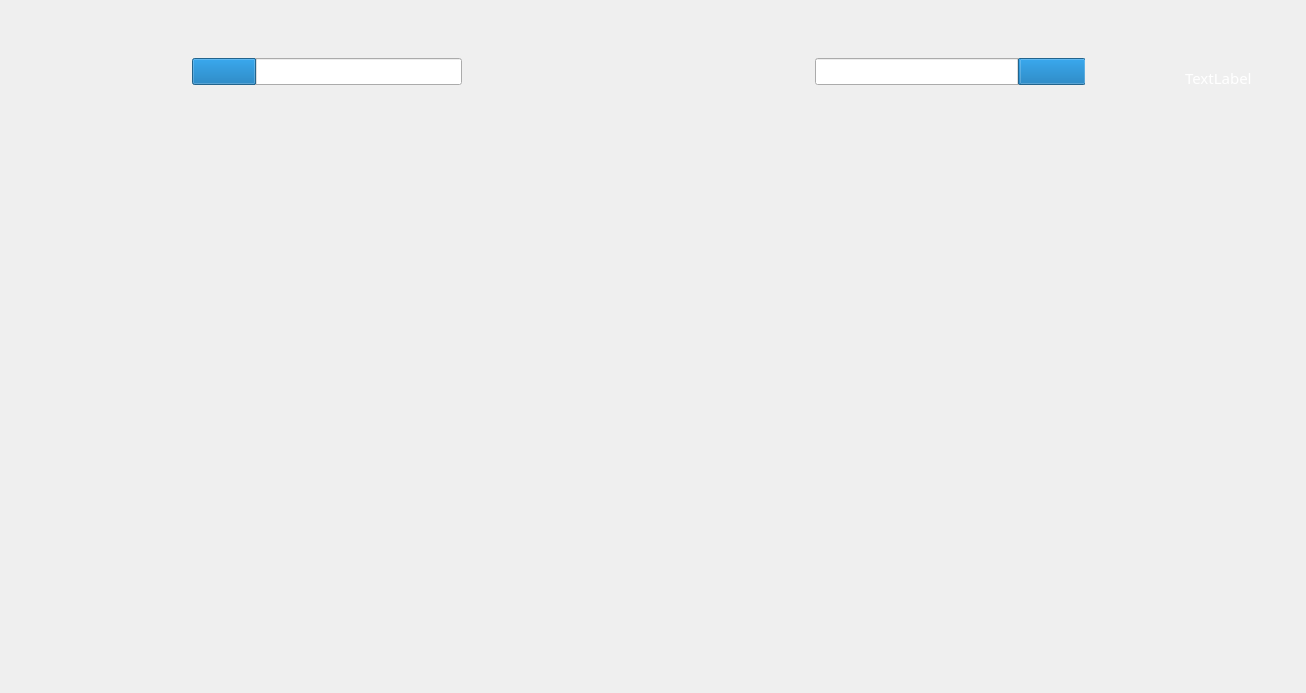
<?xml version="1.0" encoding="UTF-8"?>
<ui version="4.0">
 <class>FightWidget</class>
 <widget class="QWidget" name="FightWidget">
  <property name="geometry">
   <rect>
    <x>0</x>
    <y>0</y>
    <width>1306</width>
    <height>693</height>
   </rect>
  </property>
  <property name="palette">
   <palette>
    <active>
     <colorrole role="WindowText">
      <brush brushstyle="SolidPattern">
       <color alpha="255">
        <red>255</red>
        <green>255</green>
        <blue>255</blue>
       </color>
      </brush>
     </colorrole>
    </active>
    <inactive>
     <colorrole role="WindowText">
      <brush brushstyle="SolidPattern">
       <color alpha="255">
        <red>255</red>
        <green>255</green>
        <blue>255</blue>
       </color>
      </brush>
     </colorrole>
    </inactive>
    <disabled>
     <colorrole role="WindowText">
      <brush brushstyle="SolidPattern">
       <color alpha="255">
        <red>120</red>
        <green>120</green>
        <blue>120</blue>
       </color>
      </brush>
     </colorrole>
    </disabled>
   </palette>
  </property>
  <property name="windowTitle">
   <string>Form</string>
  </property>
  <widget class="QLabel" name="label">
   <property name="geometry">
    <rect>
     <x>50</x>
     <y>180</y>
     <width>68</width>
     <height>15</height>
    </rect>
   </property>
   <property name="text">
    <string/>
   </property>
  </widget>
  <widget class="QLabel" name="label_2">
   <property name="geometry">
    <rect>
     <x>800</x>
     <y>180</y>
     <width>68</width>
     <height>15</height>
    </rect>
   </property>
   <property name="text">
    <string/>
   </property>
  </widget>
  <widget class="QLabel" name="label_3">
   <property name="geometry">
    <rect>
     <x>140</x>
     <y>90</y>
     <width>101</width>
     <height>21</height>
    </rect>
   </property>
   <property name="palette">
    <palette>
     <active>
      <colorrole role="WindowText">
       <brush brushstyle="SolidPattern">
        <color alpha="255">
         <red>255</red>
         <green>255</green>
         <blue>255</blue>
        </color>
       </brush>
      </colorrole>
      <colorrole role="Text">
       <brush brushstyle="SolidPattern">
        <color alpha="255">
         <red>255</red>
         <green>255</green>
         <blue>255</blue>
        </color>
       </brush>
      </colorrole>
      <colorrole role="PlaceholderText">
       <brush brushstyle="SolidPattern">
        <color alpha="128">
         <red>255</red>
         <green>255</green>
         <blue>255</blue>
        </color>
       </brush>
      </colorrole>
     </active>
     <inactive>
      <colorrole role="WindowText">
       <brush brushstyle="SolidPattern">
        <color alpha="255">
         <red>255</red>
         <green>255</green>
         <blue>255</blue>
        </color>
       </brush>
      </colorrole>
      <colorrole role="Text">
       <brush brushstyle="SolidPattern">
        <color alpha="255">
         <red>255</red>
         <green>255</green>
         <blue>255</blue>
        </color>
       </brush>
      </colorrole>
      <colorrole role="PlaceholderText">
       <brush brushstyle="SolidPattern">
        <color alpha="128">
         <red>255</red>
         <green>255</green>
         <blue>255</blue>
        </color>
       </brush>
      </colorrole>
     </inactive>
     <disabled>
      <colorrole role="WindowText">
       <brush brushstyle="SolidPattern">
        <color alpha="255">
         <red>120</red>
         <green>120</green>
         <blue>120</blue>
        </color>
       </brush>
      </colorrole>
      <colorrole role="Text">
       <brush brushstyle="SolidPattern">
        <color alpha="255">
         <red>120</red>
         <green>120</green>
         <blue>120</blue>
        </color>
       </brush>
      </colorrole>
      <colorrole role="PlaceholderText">
       <brush brushstyle="SolidPattern">
        <color alpha="128">
         <red>0</red>
         <green>0</green>
         <blue>0</blue>
        </color>
       </brush>
      </colorrole>
     </disabled>
    </palette>
   </property>
   <property name="font">
    <font>
     <family>微软雅黑</family>
     <pointsize>11</pointsize>
    </font>
   </property>
   <property name="text">
    <string/>
   </property>
   <property name="alignment">
    <set>Qt::AlignCenter</set>
   </property>
  </widget>
  <widget class="QLabel" name="label_4">
   <property name="geometry">
    <rect>
     <x>1057</x>
     <y>90</y>
     <width>91</width>
     <height>21</height>
    </rect>
   </property>
   <property name="palette">
    <palette>
     <active>
      <colorrole role="WindowText">
       <brush brushstyle="SolidPattern">
        <color alpha="255">
         <red>255</red>
         <green>255</green>
         <blue>255</blue>
        </color>
       </brush>
      </colorrole>
     </active>
     <inactive>
      <colorrole role="WindowText">
       <brush brushstyle="SolidPattern">
        <color alpha="255">
         <red>255</red>
         <green>255</green>
         <blue>255</blue>
        </color>
       </brush>
      </colorrole>
     </inactive>
     <disabled>
      <colorrole role="WindowText">
       <brush brushstyle="SolidPattern">
        <color alpha="255">
         <red>120</red>
         <green>120</green>
         <blue>120</blue>
        </color>
       </brush>
      </colorrole>
     </disabled>
    </palette>
   </property>
   <property name="font">
    <font>
     <family>微软雅黑</family>
     <pointsize>11</pointsize>
    </font>
   </property>
   <property name="text">
    <string/>
   </property>
   <property name="alignment">
    <set>Qt::AlignCenter</set>
   </property>
  </widget>
  <widget class="QProgressBar" name="progressBar">
   <property name="geometry">
    <rect>
     <x>192</x>
     <y>58</y>
     <width>270</width>
     <height>27</height>
    </rect>
   </property>
   <property name="value">
    <number>24</number>
   </property>
   <property name="textVisible">
    <bool>false</bool>
   </property>
  </widget>
  <widget class="QProgressBar" name="progressBar_2">
   <property name="geometry">
    <rect>
     <x>815</x>
     <y>58</y>
     <width>270</width>
     <height>27</height>
    </rect>
   </property>
   <property name="layoutDirection">
    <enum>Qt::RightToLeft</enum>
   </property>
   <property name="value">
    <number>24</number>
   </property>
   <property name="textVisible">
    <bool>false</bool>
   </property>
  </widget>
  <widget class="QLabel" name="label_5">
   <property name="geometry">
    <rect>
     <x>80</x>
     <y>70</y>
     <width>68</width>
     <height>15</height>
    </rect>
   </property>
   <property name="palette">
    <palette>
     <active>
      <colorrole role="WindowText">
       <brush brushstyle="SolidPattern">
        <color alpha="255">
         <red>255</red>
         <green>255</green>
         <blue>255</blue>
        </color>
       </brush>
      </colorrole>
     </active>
     <inactive>
      <colorrole role="WindowText">
       <brush brushstyle="SolidPattern">
        <color alpha="255">
         <red>255</red>
         <green>255</green>
         <blue>255</blue>
        </color>
       </brush>
      </colorrole>
     </inactive>
     <disabled>
      <colorrole role="WindowText">
       <brush brushstyle="SolidPattern">
        <color alpha="255">
         <red>120</red>
         <green>120</green>
         <blue>120</blue>
        </color>
       </brush>
      </colorrole>
     </disabled>
    </palette>
   </property>
   <property name="font">
    <font>
     <family>微软雅黑</family>
     <pointsize>11</pointsize>
    </font>
   </property>
   <property name="text">
    <string/>
   </property>
  </widget>
  <widget class="QLabel" name="label_6">
   <property name="geometry">
    <rect>
     <x>1185</x>
     <y>70</y>
     <width>68</width>
     <height>15</height>
    </rect>
   </property>
   <property name="palette">
    <palette>
     <active>
      <colorrole role="WindowText">
       <brush brushstyle="SolidPattern">
        <color alpha="255">
         <red>255</red>
         <green>255</green>
         <blue>255</blue>
        </color>
       </brush>
      </colorrole>
     </active>
     <inactive>
      <colorrole role="WindowText">
       <brush brushstyle="SolidPattern">
        <color alpha="255">
         <red>255</red>
         <green>255</green>
         <blue>255</blue>
        </color>
       </brush>
      </colorrole>
     </inactive>
     <disabled>
      <colorrole role="WindowText">
       <brush brushstyle="SolidPattern">
        <color alpha="255">
         <red>120</red>
         <green>120</green>
         <blue>120</blue>
        </color>
       </brush>
      </colorrole>
     </disabled>
    </palette>
   </property>
   <property name="font">
    <font>
     <family>微软雅黑</family>
     <pointsize>11</pointsize>
    </font>
   </property>
   <property name="text">
    <string>TextLabel</string>
   </property>
  </widget>
  <widget class="QLabel" name="label_7">
   <property name="geometry">
    <rect>
     <x>270</x>
     <y>150</y>
     <width>140</width>
     <height>30</height>
    </rect>
   </property>
   <property name="palette">
    <palette>
     <active>
      <colorrole role="WindowText">
       <brush brushstyle="SolidPattern">
        <color alpha="255">
         <red>255</red>
         <green>0</green>
         <blue>0</blue>
        </color>
       </brush>
      </colorrole>
     </active>
     <inactive>
      <colorrole role="WindowText">
       <brush brushstyle="SolidPattern">
        <color alpha="255">
         <red>255</red>
         <green>0</green>
         <blue>0</blue>
        </color>
       </brush>
      </colorrole>
     </inactive>
     <disabled>
      <colorrole role="WindowText">
       <brush brushstyle="SolidPattern">
        <color alpha="255">
         <red>120</red>
         <green>120</green>
         <blue>120</blue>
        </color>
       </brush>
      </colorrole>
     </disabled>
    </palette>
   </property>
   <property name="font">
    <font>
     <family>幼圆</family>
     <pointsize>16</pointsize>
     <stylestrategy>PreferAntialias</stylestrategy>
    </font>
   </property>
   <property name="text">
    <string/>
   </property>
  </widget>
  <widget class="QLabel" name="label_8">
   <property name="geometry">
    <rect>
     <x>930</x>
     <y>150</y>
     <width>140</width>
     <height>30</height>
    </rect>
   </property>
   <property name="palette">
    <palette>
     <active>
      <colorrole role="WindowText">
       <brush brushstyle="SolidPattern">
        <color alpha="255">
         <red>255</red>
         <green>0</green>
         <blue>0</blue>
        </color>
       </brush>
      </colorrole>
     </active>
     <inactive>
      <colorrole role="WindowText">
       <brush brushstyle="SolidPattern">
        <color alpha="255">
         <red>255</red>
         <green>0</green>
         <blue>0</blue>
        </color>
       </brush>
      </colorrole>
     </inactive>
     <disabled>
      <colorrole role="WindowText">
       <brush brushstyle="SolidPattern">
        <color alpha="255">
         <red>120</red>
         <green>120</green>
         <blue>120</blue>
        </color>
       </brush>
      </colorrole>
     </disabled>
    </palette>
   </property>
   <property name="font">
    <font>
     <family>幼圆</family>
     <pointsize>16</pointsize>
    </font>
   </property>
   <property name="text">
    <string/>
   </property>
  </widget>
  <widget class="QLabel" name="label_9">
   <property name="geometry">
    <rect>
     <x>270</x>
     <y>190</y>
     <width>140</width>
     <height>30</height>
    </rect>
   </property>
   <property name="palette">
    <palette>
     <active>
      <colorrole role="WindowText">
       <brush brushstyle="SolidPattern">
        <color alpha="255">
         <red>255</red>
         <green>255</green>
         <blue>255</blue>
        </color>
       </brush>
      </colorrole>
     </active>
     <inactive>
      <colorrole role="WindowText">
       <brush brushstyle="SolidPattern">
        <color alpha="255">
         <red>255</red>
         <green>255</green>
         <blue>255</blue>
        </color>
       </brush>
      </colorrole>
     </inactive>
     <disabled>
      <colorrole role="WindowText">
       <brush brushstyle="SolidPattern">
        <color alpha="255">
         <red>120</red>
         <green>120</green>
         <blue>120</blue>
        </color>
       </brush>
      </colorrole>
     </disabled>
    </palette>
   </property>
   <property name="font">
    <font>
     <family>幼圆</family>
     <pointsize>16</pointsize>
     <stylestrategy>PreferAntialias</stylestrategy>
    </font>
   </property>
   <property name="text">
    <string/>
   </property>
  </widget>
  <widget class="QLabel" name="label_10">
   <property name="geometry">
    <rect>
     <x>930</x>
     <y>190</y>
     <width>140</width>
     <height>30</height>
    </rect>
   </property>
   <property name="palette">
    <palette>
     <active>
      <colorrole role="WindowText">
       <brush brushstyle="SolidPattern">
        <color alpha="255">
         <red>255</red>
         <green>255</green>
         <blue>255</blue>
        </color>
       </brush>
      </colorrole>
     </active>
     <inactive>
      <colorrole role="WindowText">
       <brush brushstyle="SolidPattern">
        <color alpha="255">
         <red>255</red>
         <green>255</green>
         <blue>255</blue>
        </color>
       </brush>
      </colorrole>
     </inactive>
     <disabled>
      <colorrole role="WindowText">
       <brush brushstyle="SolidPattern">
        <color alpha="255">
         <red>120</red>
         <green>120</green>
         <blue>120</blue>
        </color>
       </brush>
      </colorrole>
     </disabled>
    </palette>
   </property>
   <property name="font">
    <font>
     <family>幼圆</family>
     <pointsize>16</pointsize>
     <stylestrategy>PreferAntialias</stylestrategy>
    </font>
   </property>
   <property name="text">
    <string/>
   </property>
  </widget>
 </widget>
 <resources/>
 <connections/>
</ui>
